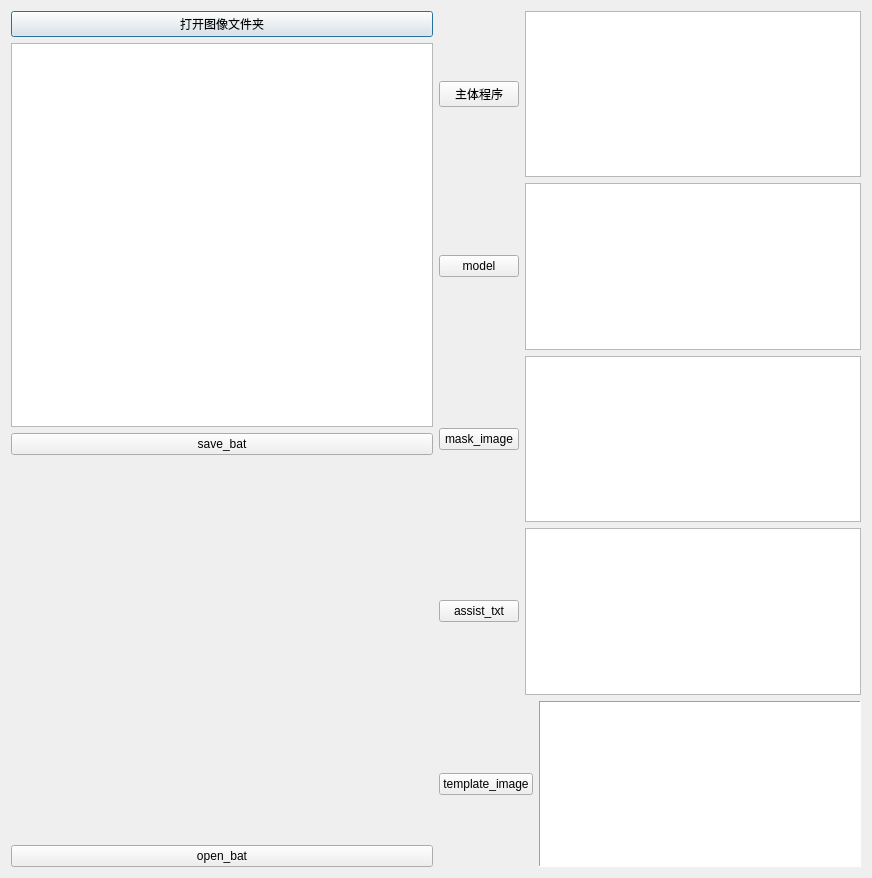
<?xml version="1.0" encoding="UTF-8"?>
<ui version="4.0">
 <class>Dialog</class>
 <widget class="QDialog" name="Dialog">
  <property name="geometry">
   <rect>
    <x>0</x>
    <y>0</y>
    <width>872</width>
    <height>878</height>
   </rect>
  </property>
  <property name="windowTitle">
   <string>Dialog</string>
  </property>
  <layout class="QHBoxLayout" name="horizontalLayout">
   <item>
    <layout class="QVBoxLayout" name="verticalLayout">
     <item>
      <widget class="QPushButton" name="open_image">
       <property name="text">
        <string>打开图像文件夹</string>
       </property>
      </widget>
     </item>
     <item>
      <widget class="QListWidget" name="listWidget"/>
     </item>
     <item>
      <widget class="QPushButton" name="save_bat">
       <property name="text">
        <string>save_bat</string>
       </property>
      </widget>
     </item>
     <item>
      <spacer name="verticalSpacer">
       <property name="orientation">
        <enum>Qt::Vertical</enum>
       </property>
       <property name="sizeHint" stdset="0">
        <size>
         <width>20</width>
         <height>40</height>
        </size>
       </property>
      </spacer>
     </item>
     <item>
      <widget class="QPushButton" name="open_bat">
       <property name="text">
        <string>open_bat</string>
       </property>
      </widget>
     </item>
    </layout>
   </item>
   <item>
    <layout class="QVBoxLayout" name="verticalLayout_2">
     <item>
      <layout class="QHBoxLayout" name="horizontalLayout_8">
       <item>
        <widget class="QPushButton" name="assist_water">
         <property name="text">
          <string>主体程序</string>
         </property>
        </widget>
       </item>
       <item>
        <widget class="QTextEdit" name="textEdit_assist_water"/>
       </item>
      </layout>
     </item>
     <item>
      <layout class="QHBoxLayout" name="horizontalLayout_5">
       <item>
        <widget class="QPushButton" name="model_path">
         <property name="text">
          <string>model</string>
         </property>
        </widget>
       </item>
       <item>
        <widget class="QTextEdit" name="textEdit_model_path"/>
       </item>
      </layout>
     </item>
     <item>
      <layout class="QHBoxLayout" name="horizontalLayout_10">
       <item>
        <widget class="QPushButton" name="mask_image">
         <property name="text">
          <string>mask_image</string>
         </property>
        </widget>
       </item>
       <item>
        <widget class="QTextEdit" name="textEdit_mask_image"/>
       </item>
      </layout>
     </item>
     <item>
      <layout class="QHBoxLayout" name="horizontalLayout_11">
       <item>
        <widget class="QPushButton" name="assist_txt">
         <property name="text">
          <string>assist_txt</string>
         </property>
        </widget>
       </item>
       <item>
        <widget class="QTextEdit" name="textEdit_assist_txt"/>
       </item>
      </layout>
     </item>
     <item>
      <layout class="QHBoxLayout" name="horizontalLayout_12">
       <item>
        <widget class="QPushButton" name="template_image">
         <property name="text">
          <string>template_image</string>
         </property>
        </widget>
       </item>
       <item>
        <widget class="QTextEdit" name="textEdit_template_image">
         <property name="frameShape">
          <enum>QFrame::Panel</enum>
         </property>
        </widget>
       </item>
      </layout>
     </item>
    </layout>
   </item>
  </layout>
 </widget>
 <layoutdefault spacing="6" margin="11"/>
 <resources/>
 <connections/>
</ui>
